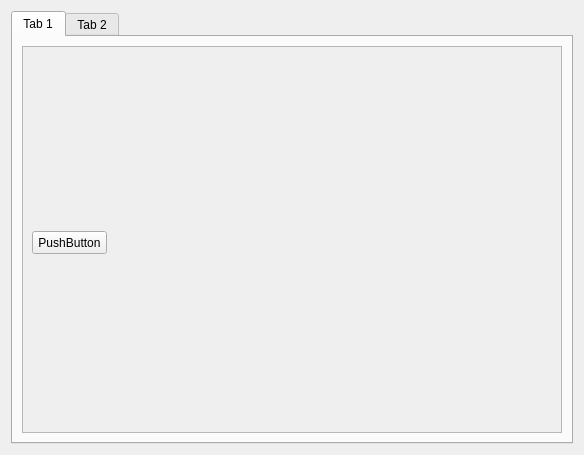
<?xml version="1.0" encoding="UTF-8"?>
<ui version="4.0">
 <class>Form</class>
 <widget class="QWidget" name="Form">
  <property name="geometry">
   <rect>
    <x>0</x>
    <y>0</y>
    <width>584</width>
    <height>455</height>
   </rect>
  </property>
  <property name="windowTitle">
   <string>Form</string>
  </property>
  <layout class="QGridLayout" name="gridLayout">
   <item row="0" column="0">
    <widget class="QTabWidget" name="tabWidget">
     <widget class="QWidget" name="tab">
      <attribute name="title">
       <string>Tab 1</string>
      </attribute>
      <layout class="QGridLayout" name="gridLayout_2">
       <item row="0" column="0">
        <widget class="QScrollArea" name="scrollArea">
         <property name="widgetResizable">
          <bool>true</bool>
         </property>
         <widget class="QWidget" name="scrollAreaWidgetContents_2">
          <property name="geometry">
           <rect>
            <x>0</x>
            <y>0</y>
            <width>540</width>
            <height>391</height>
           </rect>
          </property>
          <widget class="QPushButton" name="pushButton">
           <property name="geometry">
            <rect>
             <x>9</x>
             <y>184</y>
             <width>75</width>
             <height>23</height>
            </rect>
           </property>
           <property name="text">
            <string>PushButton</string>
           </property>
          </widget>
         </widget>
        </widget>
       </item>
      </layout>
     </widget>
     <widget class="QWidget" name="tab_2">
      <attribute name="title">
       <string>Tab 2</string>
      </attribute>
     </widget>
    </widget>
   </item>
  </layout>
 </widget>
 <resources/>
 <connections/>
</ui>
